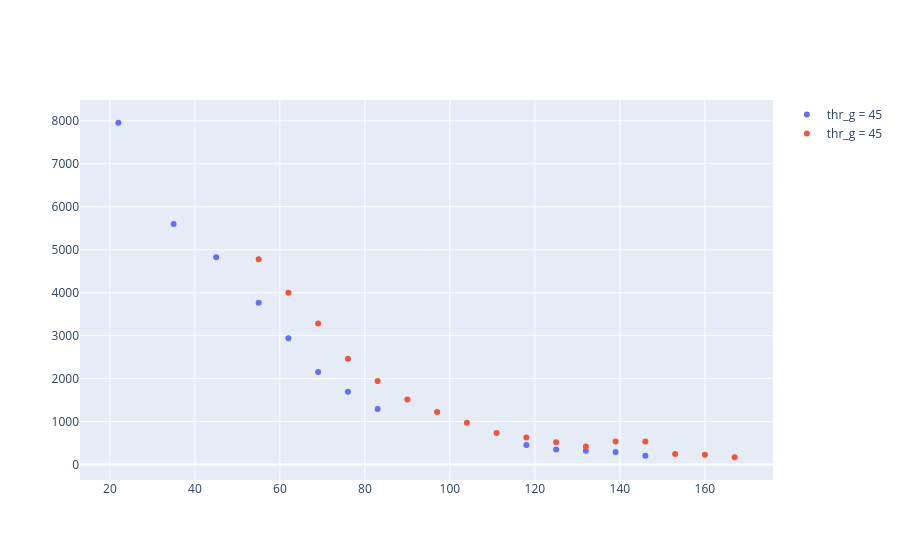

The notebook cell this image was saved under:
### Code cell
df_45p = df_variag[df_variag['thr_p'] == 83]
fig = go.Figure()
fig.add_trace(go.Scatter(x=df_45p['thr_g'], y=df_45p['g_c'], mode='markers', name='thr_g = 45'))
fig.add_trace(go.Scatter(x=df_45['thr_p'], y=df_45['p_c'], mode='markers', name='thr_g = 45'))

### Figure 1 — Plotly figure (JSON) as saved in the notebook; plotly's stock layout.template omitted (floating-point values rounded to 4 significant figures)
{"data": [{"mode": "markers", "name": "thr_g = 45", "type": "scatter", "x": [22, 35, 45, 55, 62, 69, 76, 83, 118, 125, 132, 139, 146], "y": [7955, 5599, 4826, 3765, 2940, 2154, 1693, 1293, 454, 353, 323, 292, 207]}, {"mode": "markers", "name": "thr_g = 45", "type": "scatter", "x": [55, 62, 69, 76, 83, 90, 97, 104, 111, 118, 125, 132, 139, 146, 153, 160, 167], "y": [4779, 3998, 3282, 2460, 1944, 1514, 1222, 972, 734, 628, 521, 421, 535, 538, 247, 230, 170]}], "layout": {}}
